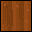

Source code (Python):
from PIL import Image, ImageDraw
import random

def generate_minecraft_log_side(output_path="树干.png"):
    # 核心调整：去掉明显棕色边缘，纹理覆盖整个方块（除黑色边框）
    size = 32
    image = Image.new("RGB", (size, size))
    draw = ImageDraw.Draw(image)
    
    # 我的世界木材主色调（无单独树皮色，用颜色深浅区分纹理）
    wood_base = [
        (139, 69, 19),  # 中等棕（主色）
        (150, 75, 25),  # 稍浅棕
        (125, 62, 16),  # 稍深棕
        (165, 83, 32)   # 最浅棕
    ]
    
    # 1. 全区域绘制木材纹理（无单独边缘层）
    for x in range(1, size - 1):  # 仅留1像素黑色边框位置
        for y in range(1, size - 1):
            # 垂直木纹核心逻辑（我的世界风格）
            # 用x坐标分组，形成垂直纹理带
            group = x // 4  # 每4像素一组
            
            # 基础颜色选择
            if group % 3 == 0:
                color = wood_base[1]  # 稍浅
            elif group % 3 == 1:
                color = wood_base[0]  # 中等
            else:
                color = wood_base[2]  # 稍深
            
            # 随机微调，打破绝对规律
            if random.random() < 0.4:
                color = (
                    min(255, color[0] + random.randint(-5, 5)),
                    min(255, color[1] + random.randint(-3, 3)),
                    min(255, color[2] + random.randint(-2, 2))
                )
            
            # 横向细微纹理（随机出现）
            if y % 7 == 0 and random.random() < 0.3:
                color = (
                    min(255, color[0] + 4),
                    min(255, color[1] + 2),
                    color[2]
                )
            
            draw.point((x, y), color)
    
    # 2. 添加随机深色木纹线条（增强自然感）
    for _ in range(12):
        # 随机垂直线条
        x = random.randint(2, size - 3)
        length = random.randint(6, 22)
        start_y = random.randint(2, size - 3 - length)
        
        # 深色线条
        line_color = (
            wood_base[2][0] - 5,
            wood_base[2][1] - 3,
            wood_base[2][2] - 2
        )
        
        for y in range(start_y, start_y + length):
            draw.point((x, y), line_color)
    
    # 3. 添加随机浅色斑点（模拟木材结疤）
    for _ in range(8):
        x = random.randint(3, size - 4)
        y = random.randint(3, size - 4)
        size_spot = random.randint(1, 2)
        
        # 浅色斑点
        spot_color = wood_base[3]
        for dx in range(size_spot):
            for dy in range(size_spot):
                if x + dx < size - 2 and y + dy < size - 2:
                    draw.point((x + dx, y + dy), spot_color)
    
    # 4. 绘制1像素黑色边框
    for x in range(size):
        draw.point((x, 0), (0, 0, 0))
        draw.point((x, size - 1), (0, 0, 0))
    
    for y in range(1, size - 1):
        draw.point((0, y), (0, 0, 0))
        draw.point((size - 1, y), (0, 0, 0))
    
    # 保存图片
    image.save(output_path)
    print(f"树干侧面方块已生成：{output_path} (32x32像素)")

if __name__ == "__main__":
    generate_minecraft_log_side()
